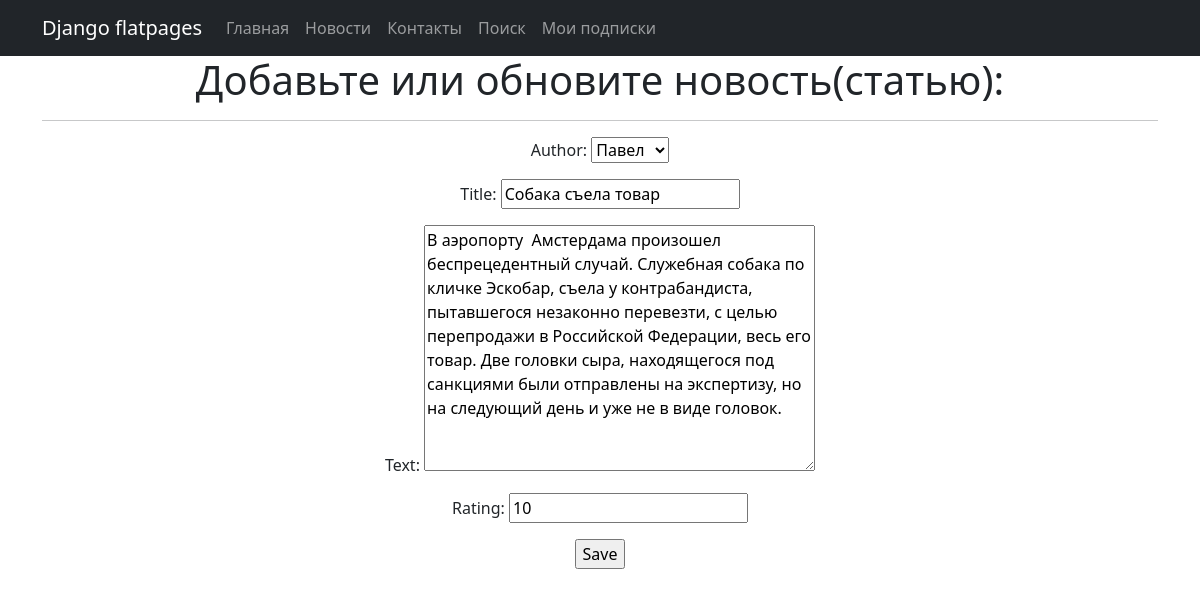
/news/articles/2/update/ (signed in), run on the app's committed database.
### news/models.py (models this page shows, shortened)
class Post(models.Model):
    author = models.ForeignKey(Author, on_delete=models.CASCADE)
    NEWS = 'NW'
    ARTICLE = 'AR'
    CATEGORY_CHOICES = (
        (NEWS, 'Новость'),
        (ARTICLE, 'Статья')
    )
    categoryType = models.CharField(max_length=2, choices=CATEGORY_CHOICES, default=ARTICLE)
    dateCreation = models.DateTimeField(auto_now_add=True)
    postCategory = models.ManyToManyField(Category, through='PostCategory')
    title = models.CharField(max_length=128)
    text = models.TextField()
    rating = models.SmallIntegerField(default=0)

### news/views.py (the view, shortened to what this page needs)
# urls.py: path('articles/<int:pk>/update/', PostUpdateArticle.as_view(), name='post_article_update'),
class PostUpdateArticle(PermissionRequiredMixin, UpdateView):
    permission_required = ('news.post_article_update',)
    form_class = PostFormArticle
    model = Post
    template_name = 'post_edit.html'

### news/forms.py
class PostFormArticle(forms.ModelForm):
    class Meta:
        model = Post
        fields = [
            'author',
            'title',
            'text',
            'rating']

### news/models.py (called while the page is built)
    def __str__(self):
        return self.authorUser.username

### templates/post_edit.html (shortened to what this page needs)
{% extends 'flatpages/default.html' %}
{% block content %}
<h1>Добавьте или обновите новость(статью):</h1>
<hr>
<form action="" method="post">
    {{ form.as_p }}
    <input type="submit" value="Save" />
</form>
{% endblock content %}

### data on the page
Post: author "Павел", title "Собака съела товар", text "В аэропорту Амстердама произошел беспрецедентный случай. Служебная собака по кличке Эскобар, съела у контрабандиста, пытавшегося незаконно перевезти, с целью перепродажи в Российской Федерации, весь его товар. Две головки сыра, находящегося под санкциями были отправлены на экспертизу, но на следующий день и уже не в виде головок.", rating "10"
